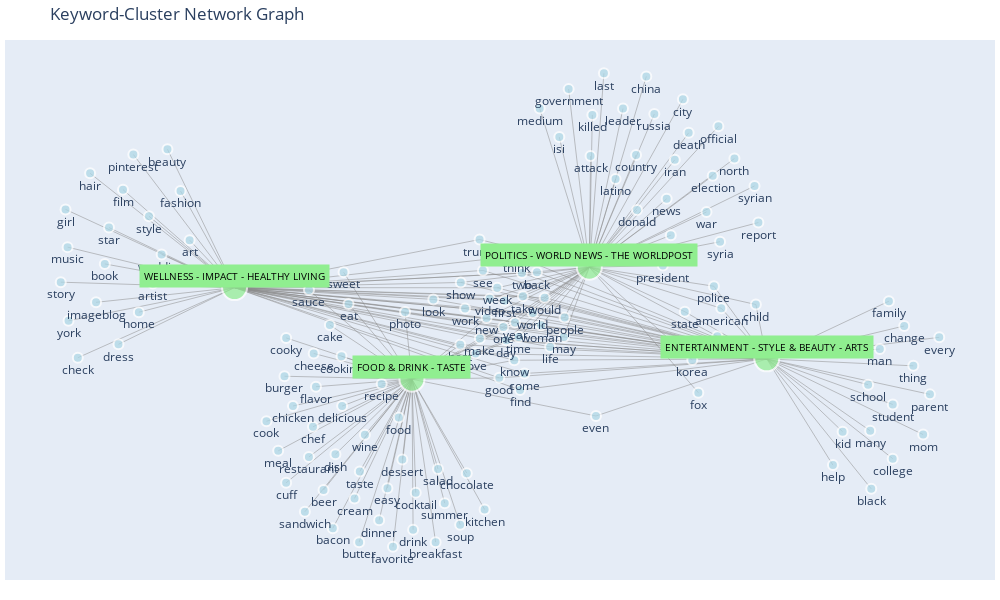

The notebook cell saved with this chart:
### Code cell
import networkx as nx
import plotly.graph_objects as go

G = nx.Graph()
G.clear()

for keyword, associations in keyword_cluster_association.items():
    G.add_node(keyword, type='keyword')
    for cluster_name in set(dominant_categories):
        score = associations.get(cluster_name)
        if score is not None and score > 0.01:
            G.add_edge(keyword, cluster_name, weight=score)


for cluster_name in set(dominant_categories):
    G.add_node(cluster_name, type='cluster')

num_clusters = len(set(dominant_categories))
x_start = -10
x_end = 100
x_positions = np.linspace(x_start, x_end, num_clusters)
y_positions = [20 + 2*i if i%2 == 0 else 2*i for i in range(num_clusters)]

cluster_positions = {
    cluster_name: (x, y)
    for cluster_name, x, y in zip(set(dominant_categories), x_positions, y_positions)
}

fixed_positions = cluster_positions

fixed_nodes = list(cluster_positions.keys())

pos = nx.spring_layout(G, k=3, iterations=500, scale=2, pos=fixed_positions, fixed=fixed_nodes)

edge_x = []
edge_y = []
edge_weights = []
for edge in G.edges():
    x0, y0 = pos[edge[0]]
    x1, y1 = pos[edge[1]]
    edge_x.extend([x0, x1, None])
    edge_y.extend([y0, y1, None])
    edge_weights.append(G.edges[edge]['weight'])

edge_trace = go.Scatter(
    x=edge_x,
    y=edge_y,
    line=dict(width=0.5, color="#888"),
    hoverinfo="none",
    mode="lines",
)

node_x = []
node_y = []
node_colors = []
node_sizes = []
all_nodes = []
for node, data in G.nodes(data=True):
    all_nodes.append(node)
    x, y = pos[node]
    node_x.append(x)
    node_y.append(y)
    if data["type"] == "keyword":
        node_colors.append("lightblue")
        node_sizes.append(10)
    else:
        node_colors.append("lightgreen")
        node_sizes.append(25)

node_trace = go.Scatter(
    x=node_x,
    y=node_y,
    mode="markers+text",
    hoverinfo="text",
    text=[t if t not in dominant_categories else '' for t in all_nodes],
    textposition="bottom center",
    marker=dict(
        showscale=False,
        colorscale="YlGnBu",
        size=node_sizes,
        color=node_colors,
        line_width=2,
    ),
)

# Create figure
fig = go.Figure(
    data=[edge_trace, node_trace],
    layout=go.Layout(
        width=1000,
        height=600,
        title="Keyword-Cluster Network Graph",
        showlegend=False,
        hovermode="closest",
        margin=dict(b=20, l=5, r=5, t=40),
        xaxis=dict(showgrid=False, zeroline=False, showticklabels=False),
        yaxis=dict(showgrid=False, zeroline=False, showticklabels=False),
    ),
)

# Customize cluster node labels (make them more prominent)
for i, cluster_name in enumerate(dominant_categories):
    fig.add_annotation(
        x=node_x[all_nodes.index(cluster_name)],
        y=node_y[all_nodes.index(cluster_name)],
        text=cluster_name,
        showarrow=False,
        font=dict(size=10, color="black"),
        bgcolor="lightgreen",
        borderpad=4,
        yanchor="bottom",
        textangle=360
    )

fig.show()

### Figure 1 — Plotly figure (JSON) as saved in the notebook; plotly's stock layout.template omitted (floating-point values rounded to 4 significant figures; data arrays with more than 128 entries replaced by an {"elided": "..."} marker saying what was removed)
{"data": [{"hoverinfo": "none", "line": {"color": "#888", "width": 0.5}, "mode": "lines", "x": {"elided": "600 float values"}, "y": {"elided": "600 float values"}, "type": "scatter"}, {"hoverinfo": "text", "marker": {"color": {"elided": "139 str values"}, "colorscale": [[0.0, "rgb(255,255,217)"], [0.125, "rgb(237,248,177)"], [0.25, "rgb(199,233,180)"], [0.375, "rgb(127,205,187)"], [0.5, "rgb(65,182,196)"], [0.625, "rgb(29,145,192)"], [0.75, "rgb(34,94,168)"], [0.875, "rgb(37,52,148)"], [1.0, "rgb(8,29,88)"]], "line": {"width": 2}, "showscale": false, "size": {"elided": "139 int values"}}, "mode": "markers+text", "text": {"elided": "139 str values"}, "textposition": "bottom center", "x": {"elided": "139 float values"}, "y": {"elided": "139 float values"}, "type": "scatter"}], "layout": {"height": 600, "hovermode": "closest", "margin": {"b": 20, "l": 5, "r": 5, "t": 40}, "showlegend": false, "title": {"text": "Keyword-Cluster Network Graph"}, "width": 1000, "xaxis": {"showgrid": false, "showticklabels": false, "zeroline": false}, "yaxis": {"showgrid": false, "showticklabels": false, "zeroline": false}, "annotations": [{"bgcolor": "lightgreen", "borderpad": 4, "font": {"color": "black", "size": 10}, "showarrow": false, "text": "ENTERTAINMENT - STYLE & BEAUTY - ARTS", "textangle": 0, "x": 100.0, "y": 6.0, "yanchor": "bottom"}, {"bgcolor": "lightgreen", "borderpad": 4, "font": {"color": "black", "size": 10}, "showarrow": false, "text": "WELLNESS - IMPACT - HEALTHY LIVING", "textangle": 0, "x": -10.0, "y": 20.0, "yanchor": "bottom"}, {"bgcolor": "lightgreen", "borderpad": 4, "font": {"color": "black", "size": 10}, "showarrow": false, "text": "POLITICS - WORLD NEWS - THE WORLDPOST", "textangle": 0, "x": 63.33, "y": 24.0, "yanchor": "bottom"}, {"bgcolor": "lightgreen", "borderpad": 4, "font": {"color": "black", "size": 10}, "showarrow": false, "text": "FOOD & DRINK - TASTE", "textangle": 0, "x": 26.67, "y": 2.0, "yanchor": "bottom"}]}}
